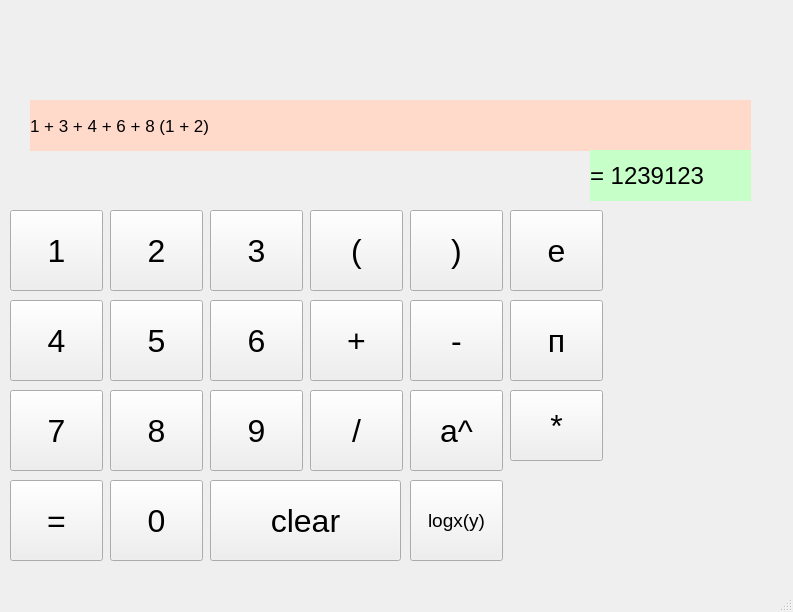
<?xml version="1.0" encoding="UTF-8"?>
<ui version="4.0">
 <class>MainWindow</class>
 <widget class="QMainWindow" name="MainWindow">
  <property name="geometry">
   <rect>
    <x>0</x>
    <y>0</y>
    <width>793</width>
    <height>612</height>
   </rect>
  </property>
  <property name="windowTitle">
   <string>MainWindow</string>
  </property>
  <widget class="QWidget" name="centralwidget">
   <widget class="QPushButton" name="pushButton">
    <property name="geometry">
     <rect>
      <x>10</x>
      <y>210</y>
      <width>93</width>
      <height>81</height>
     </rect>
    </property>
    <property name="font">
     <font>
      <pointsize>24</pointsize>
     </font>
    </property>
    <property name="text">
     <string>1</string>
    </property>
   </widget>
   <widget class="QPushButton" name="pushButton_2">
    <property name="geometry">
     <rect>
      <x>110</x>
      <y>210</y>
      <width>93</width>
      <height>81</height>
     </rect>
    </property>
    <property name="font">
     <font>
      <pointsize>24</pointsize>
     </font>
    </property>
    <property name="text">
     <string>2</string>
    </property>
   </widget>
   <widget class="QPushButton" name="pushButton_3">
    <property name="geometry">
     <rect>
      <x>210</x>
      <y>210</y>
      <width>93</width>
      <height>81</height>
     </rect>
    </property>
    <property name="font">
     <font>
      <pointsize>24</pointsize>
     </font>
    </property>
    <property name="text">
     <string>3</string>
    </property>
   </widget>
   <widget class="QPushButton" name="pushButton_4">
    <property name="geometry">
     <rect>
      <x>10</x>
      <y>300</y>
      <width>93</width>
      <height>81</height>
     </rect>
    </property>
    <property name="font">
     <font>
      <pointsize>24</pointsize>
     </font>
    </property>
    <property name="text">
     <string>4</string>
    </property>
   </widget>
   <widget class="QPushButton" name="pushButton_5">
    <property name="geometry">
     <rect>
      <x>110</x>
      <y>300</y>
      <width>93</width>
      <height>81</height>
     </rect>
    </property>
    <property name="font">
     <font>
      <pointsize>24</pointsize>
     </font>
    </property>
    <property name="text">
     <string>5</string>
    </property>
   </widget>
   <widget class="QPushButton" name="pushButton_6">
    <property name="geometry">
     <rect>
      <x>210</x>
      <y>300</y>
      <width>93</width>
      <height>81</height>
     </rect>
    </property>
    <property name="font">
     <font>
      <pointsize>24</pointsize>
     </font>
    </property>
    <property name="text">
     <string>6</string>
    </property>
   </widget>
   <widget class="QPushButton" name="pushButton_7">
    <property name="geometry">
     <rect>
      <x>110</x>
      <y>390</y>
      <width>93</width>
      <height>81</height>
     </rect>
    </property>
    <property name="font">
     <font>
      <pointsize>24</pointsize>
     </font>
    </property>
    <property name="text">
     <string>8</string>
    </property>
   </widget>
   <widget class="QPushButton" name="pushButton_8">
    <property name="geometry">
     <rect>
      <x>10</x>
      <y>390</y>
      <width>93</width>
      <height>81</height>
     </rect>
    </property>
    <property name="font">
     <font>
      <pointsize>24</pointsize>
     </font>
    </property>
    <property name="text">
     <string>7</string>
    </property>
   </widget>
   <widget class="QPushButton" name="pushButton_9">
    <property name="geometry">
     <rect>
      <x>210</x>
      <y>390</y>
      <width>93</width>
      <height>81</height>
     </rect>
    </property>
    <property name="font">
     <font>
      <pointsize>24</pointsize>
     </font>
    </property>
    <property name="text">
     <string>9</string>
    </property>
   </widget>
   <widget class="QPushButton" name="pushButton_10">
    <property name="geometry">
     <rect>
      <x>110</x>
      <y>480</y>
      <width>93</width>
      <height>81</height>
     </rect>
    </property>
    <property name="font">
     <font>
      <pointsize>24</pointsize>
     </font>
    </property>
    <property name="text">
     <string>0</string>
    </property>
   </widget>
   <widget class="QPushButton" name="pushButton_11">
    <property name="geometry">
     <rect>
      <x>10</x>
      <y>480</y>
      <width>93</width>
      <height>81</height>
     </rect>
    </property>
    <property name="font">
     <font>
      <pointsize>24</pointsize>
     </font>
    </property>
    <property name="text">
     <string>=</string>
    </property>
   </widget>
   <widget class="QPushButton" name="pushButton_12">
    <property name="geometry">
     <rect>
      <x>310</x>
      <y>210</y>
      <width>93</width>
      <height>81</height>
     </rect>
    </property>
    <property name="font">
     <font>
      <pointsize>24</pointsize>
     </font>
    </property>
    <property name="text">
     <string>(</string>
    </property>
   </widget>
   <widget class="QPushButton" name="pushButton_13">
    <property name="geometry">
     <rect>
      <x>410</x>
      <y>210</y>
      <width>93</width>
      <height>81</height>
     </rect>
    </property>
    <property name="font">
     <font>
      <pointsize>24</pointsize>
     </font>
    </property>
    <property name="text">
     <string>)</string>
    </property>
   </widget>
   <widget class="QPushButton" name="pushButton_14">
    <property name="geometry">
     <rect>
      <x>310</x>
      <y>300</y>
      <width>93</width>
      <height>81</height>
     </rect>
    </property>
    <property name="font">
     <font>
      <pointsize>24</pointsize>
     </font>
    </property>
    <property name="text">
     <string>+</string>
    </property>
   </widget>
   <widget class="QPushButton" name="pushButton_15">
    <property name="geometry">
     <rect>
      <x>410</x>
      <y>300</y>
      <width>93</width>
      <height>81</height>
     </rect>
    </property>
    <property name="font">
     <font>
      <pointsize>24</pointsize>
     </font>
    </property>
    <property name="text">
     <string>-</string>
    </property>
   </widget>
   <widget class="QPushButton" name="pushButton_16">
    <property name="geometry">
     <rect>
      <x>310</x>
      <y>390</y>
      <width>93</width>
      <height>81</height>
     </rect>
    </property>
    <property name="font">
     <font>
      <pointsize>24</pointsize>
     </font>
    </property>
    <property name="text">
     <string>/</string>
    </property>
   </widget>
   <widget class="QLabel" name="label">
    <property name="geometry">
     <rect>
      <x>30</x>
      <y>100</y>
      <width>721</width>
      <height>51</height>
     </rect>
    </property>
    <property name="font">
     <font>
      <pointsize>13</pointsize>
     </font>
    </property>
    <property name="styleSheet">
     <string notr="true">background-color: rgb(255, 218, 203);</string>
    </property>
    <property name="text">
     <string>1 + 3 + 4 + 6 + 8 (1 + 2)</string>
    </property>
   </widget>
   <widget class="QPushButton" name="pushButton_17">
    <property name="geometry">
     <rect>
      <x>210</x>
      <y>480</y>
      <width>191</width>
      <height>81</height>
     </rect>
    </property>
    <property name="font">
     <font>
      <pointsize>24</pointsize>
     </font>
    </property>
    <property name="text">
     <string>clear</string>
    </property>
   </widget>
   <widget class="QPushButton" name="pushButton_18">
    <property name="geometry">
     <rect>
      <x>410</x>
      <y>390</y>
      <width>93</width>
      <height>81</height>
     </rect>
    </property>
    <property name="font">
     <font>
      <pointsize>24</pointsize>
     </font>
    </property>
    <property name="text">
     <string>a^</string>
    </property>
   </widget>
   <widget class="QPushButton" name="pushButton_19">
    <property name="geometry">
     <rect>
      <x>410</x>
      <y>480</y>
      <width>93</width>
      <height>81</height>
     </rect>
    </property>
    <property name="font">
     <font>
      <pointsize>14</pointsize>
     </font>
    </property>
    <property name="text">
     <string>logx(y)</string>
    </property>
   </widget>
   <widget class="QPushButton" name="pushButton_20">
    <property name="geometry">
     <rect>
      <x>510</x>
      <y>210</y>
      <width>93</width>
      <height>81</height>
     </rect>
    </property>
    <property name="font">
     <font>
      <pointsize>24</pointsize>
     </font>
    </property>
    <property name="text">
     <string>e</string>
    </property>
   </widget>
   <widget class="QPushButton" name="pushButton_21">
    <property name="geometry">
     <rect>
      <x>510</x>
      <y>300</y>
      <width>93</width>
      <height>81</height>
     </rect>
    </property>
    <property name="font">
     <font>
      <pointsize>24</pointsize>
     </font>
    </property>
    <property name="text">
     <string>п</string>
    </property>
   </widget>
   <widget class="QLabel" name="label_4">
    <property name="geometry">
     <rect>
      <x>590</x>
      <y>150</y>
      <width>161</width>
      <height>51</height>
     </rect>
    </property>
    <property name="font">
     <font>
      <pointsize>18</pointsize>
     </font>
    </property>
    <property name="styleSheet">
     <string notr="true">background-color: rgb(198, 255, 200);</string>
    </property>
    <property name="text">
     <string>= 1239123</string>
    </property>
   </widget>
   <widget class="QPushButton" name="pushButton_22">
    <property name="geometry">
     <rect>
      <x>510</x>
      <y>390</y>
      <width>93</width>
      <height>71</height>
     </rect>
    </property>
    <property name="font">
     <font>
      <pointsize>24</pointsize>
     </font>
    </property>
    <property name="text">
     <string>*</string>
    </property>
   </widget>
  </widget>
  <widget class="QMenuBar" name="menubar">
   <property name="geometry">
    <rect>
     <x>0</x>
     <y>0</y>
     <width>793</width>
     <height>26</height>
    </rect>
   </property>
  </widget>
  <widget class="QStatusBar" name="statusbar"/>
 </widget>
 <resources/>
 <connections/>
</ui>
